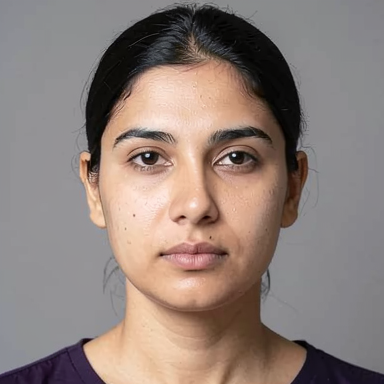
#> input picture scratch/test_deviated_current.png, 384 x 384 px, given in place of left_60.png, which was not available
$ python find_silhouette.py
#> lines starting #> are read from the running program, lines starting #| are printed output that depends on the picture; after the words box and inside, x2 and y2 are one past the last pixel; in counts of white or black regions, pixels touching at a corner belong together
import cv2
import numpy as np
from pathlib import Path

BASE_DIR = Path(__file__).resolve().parents[1]
p01_dir = BASE_DIR / "storage" / "generated" / "P01" / "original"

# In left_60 and right_60, let's find the extreme horizontal silhouette points across y = 150..250 (midface)
for v in ["left_60", "right_60"]:
    img = cv2.imread(str(p01_dir / f"{v}.png"))
#> img is the input picture: shape (384, 384, 3); mean B, G, R 122.1, 128.3, 142.9
    gray = cv2.cvtColor(img, cv2.COLOR_BGR2GRAY)
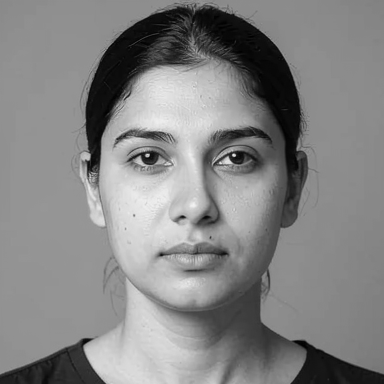
#> gray: shape (384, 384); min 0, max 242, mean 132
    h, w = gray.shape
#> h = 384; w = 384

    # Background in synthetic images is typically uniform or light/dark
    # Let's inspect rows around midface (y = 180 to 220)
    mid_rows = gray[180:220, :]
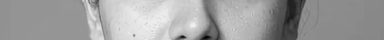
#> mid_rows: shape (40, 384); min 7, max 242, mean 158.9
    # Let's print min and max non-background x coordinates
    # Threshold from corner background pixel
    bg_val = int(gray[10, 10])
#> bg_val = 140
    diff_from_bg = np.abs(gray.astype(int) - bg_val)
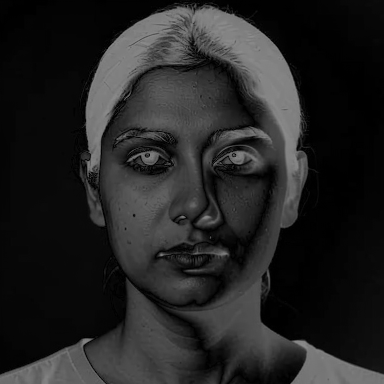
#> diff_from_bg: shape (384, 384) int64; min 0, max 140, mean 35.2
    fg_mask = (diff_from_bg > 25).astype(np.uint8)
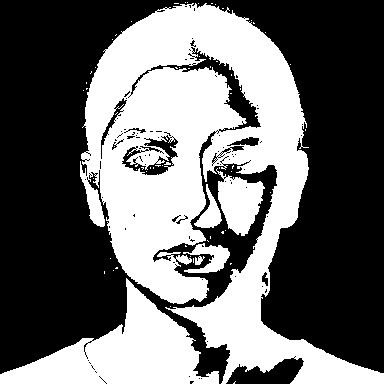
#> fg_mask: shape (384, 384); values 0 (black) and 1 (white), 42.2% white; 64 white regions (58 under 20 px), largest, box (x1, y1, x2, y2) and area: (80, 3, 384, 384) 49231, (0, 278, 219, 384) 9678, (216, 168, 265, 236) 1938, (183, 243, 230, 273) 687, (194, 184, 222, 228) 504, (195, 256, 205, 265) 54

    fg_in_mid = fg_mask[180:220, :]
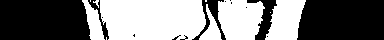
#> fg_in_mid: shape (40, 384); values 0 (black) and 1 (white), 48.6% white; 10 white regions (4 under 20 px), largest, box (x1, y1, x2, y2) and area: (100, 0, 206, 40) 3923, (218, 0, 265, 40) 1561, (265, 0, 306, 40) 1176, (82, 0, 105, 40) 450, (199, 4, 222, 40) 331, (93, 0, 99, 8) 21
    ys, xs = np.where(fg_in_mid > 0)
#> ys = 7472 values from 0 to 39; xs = 7472 values, max 305 at index 165, min 82 at index 0, mean 190.4
    if len(xs) > 0:
        print(f"{v}: Foreground x range: {xs.min()}..{xs.max()} (w={w}), center={xs.mean():.1f}")
#| left_60: Foreground x range: 82..305 (w=384), center=190.4
#> pass 2 of the loop `for v in ["left_60", "right_60"]:`:
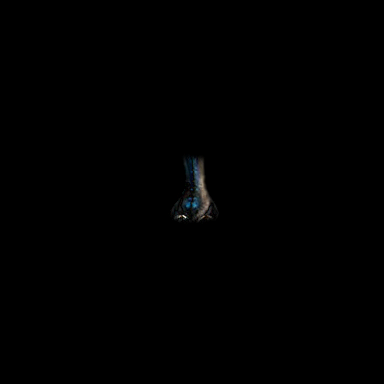
#> input picture scratch/test_deviated_diff_current.png, 384 x 384 px, given in place of right_60.png, which was not available
#> img is the input picture: shape (384, 384, 3); mean B, G, R 0.6, 0.5, 0.5
#> bg_val = 0
#> diff_from_bg: shape (384, 384) int64; 153 distinct labels, from 0 to 238
#> `fg_mask = (diff_from_bg > 25).astype(np.uint8)`:
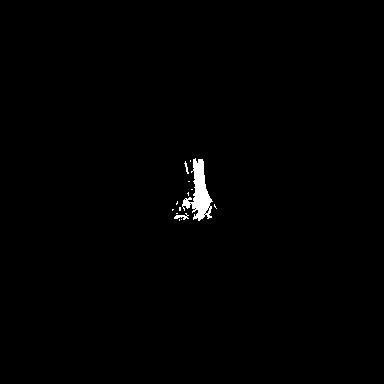
#> fg_mask: shape (384, 384); values 0 (black) and 1 (white), 0.66% white; 14 white regions (11 under 20 px), largest, box (x1, y1, x2, y2) and area: (182, 158, 213, 221) 869, (174, 213, 189, 220) 48, (184, 161, 189, 174) 25
#> `fg_in_mid = fg_mask[180:220, :]`:
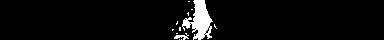
#> fg_in_mid: shape (40, 384); values 0 (black) and 1 (white), 4.7% white; 12 white regions (10 under 20 px), largest, box (x1, y1, x2, y2) and area: (182, 0, 213, 40) 646, (174, 33, 189, 40) 48
#> ys = 729 values from 0 to 39; xs = 729 values, max 216 at index 528, min 172 at index 529, mean 197.5
#| right_60: Foreground x range: 172..216 (w=384), center=197.5
